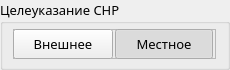
   <widget class="QGroupBox" name="groupBoxCY">
    <property name="geometry">
     <rect>
      <x>1330</x>
      <y>590</y>
      <width>230</width>
      <height>70</height>
     </rect>
    </property>
    <property name="font">
     <font>
      <family>Noto Sans</family>
      <pointsize>10</pointsize>
     </font>
    </property>
    <property name="accessibleDescription">
     <string>G</string>
    </property>
    <property name="styleSheet">
     <string notr="true"/>
    </property>
    <property name="title">
     <string>Целеуказание СНР</string>
    </property>
    <widget class="QFrame" name="frame_3">
     <property name="geometry">
      <rect>
       <x>13</x>
       <y>29</y>
       <width>203</width>
       <height>30</height>
      </rect>
     </property>
     <property name="accessibleDescription">
      <string>RadioGroup</string>
     </property>
     <property name="styleSheet">
      <string notr="true"/>
     </property>
     <property name="frameShape">
      <enum>QFrame::StyledPanel</enum>
     </property>
     <property name="frameShadow">
      <enum>QFrame::Raised</enum>
     </property>
     <widget class="QPushButton" name="pushButtonVneshneeCY">
      <property name="enabled">
       <bool>true</bool>
      </property>
      <property name="geometry">
       <rect>
        <x>0</x>
        <y>0</y>
        <width>100</width>
        <height>30</height>
       </rect>
      </property>
      <property name="font">
       <font>
        <family>Ubuntu</family>
        <pointsize>10</pointsize>
        <weight>50</weight>
        <bold>false</bold>
        <stylestrategy>PreferAntialias</stylestrategy>
       </font>
      </property>
      <property name="cursor">
       <cursorShape>PointingHandCursor</cursorShape>
      </property>
      <property name="focusPolicy">
       <enum>Qt::NoFocus</enum>
      </property>
      <property name="accessibleDescription">
       <string>L</string>
      </property>
      <property name="layoutDirection">
       <enum>Qt::RightToLeft</enum>
      </property>
      <property name="styleSheet">
       <string notr="true"/>
      </property>
      <property name="text">
       <string>Внешнее</string>
      </property>
      <property name="icon">
       <iconset resource="resgui.qrc">
        <normaloff>:/rb2/resgui/radioBtn2/radioOff.png</normaloff>
        <normalon>:/rb2/resgui/radioBtn2/radioOn.png</normalon>
        <disabledoff>:/rb2/resgui/radioBtn2/radioOn17_41disOff.png</disabledoff>
        <disabledon>:/rb2/resgui/radioBtn2/radioOn17_41dis.png</disabledon>:/rb2/resgui/radioBtn2/radioOff.png</iconset>
      </property>
      <property name="iconSize">
       <size>
        <width>17</width>
        <height>17</height>
       </size>
      </property>
      <property name="checkable">
       <bool>true</bool>
      </property>
      <property name="checked">
       <bool>false</bool>
      </property>
      <property name="autoExclusive">
       <bool>true</bool>
      </property>
      <property name="flat">
       <bool>false</bool>
      </property>
     </widget>
     <widget class="QPushButton" name="pushButtonMestnoeCY">
      <property name="enabled">
       <bool>true</bool>
      </property>
      <property name="geometry">
       <rect>
        <x>102</x>
        <y>0</y>
        <width>98</width>
        <height>30</height>
       </rect>
      </property>
      <property name="font">
       <font>
        <family>Ubuntu</family>
        <pointsize>10</pointsize>
        <weight>50</weight>
        <bold>false</bold>
        <stylestrategy>PreferAntialias</stylestrategy>
       </font>
      </property>
      <property name="cursor">
       <cursorShape>PointingHandCursor</cursorShape>
      </property>
      <property name="focusPolicy">
       <enum>Qt::NoFocus</enum>
      </property>
      <property name="accessibleDescription">
       <string>R</string>
      </property>
      <property name="styleSheet">
       <string notr="true"/>
      </property>
      <property name="text">
       <string>Местное</string>
      </property>
      <property name="icon">
       <iconset resource="resgui.qrc">
        <normaloff>:/rb2/resgui/radioBtn2/radioOff.png</normaloff>
        <normalon>:/rb2/resgui/radioBtn2/radioOn.png</normalon>
        <disabledoff>:/rb2/resgui/radioBtn2/radioOn17_41disOff.png</disabledoff>
        <disabledon>:/rb2/resgui/radioBtn2/radioOn17_41dis.png</disabledon>:/rb2/resgui/radioBtn2/radioOff.png</iconset>
      </property>
      <property name="iconSize">
       <size>
        <width>17</width>
        <height>17</height>
       </size>
      </property>
      <property name="checkable">
       <bool>true</bool>
      </property>
      <property name="checked">
       <bool>true</bool>
      </property>
      <property name="autoExclusive">
       <bool>true</bool>
      </property>
      <property name="flat">
       <bool>false</bool>
      </property>
     </widget>
    </widget>
   </widget>
